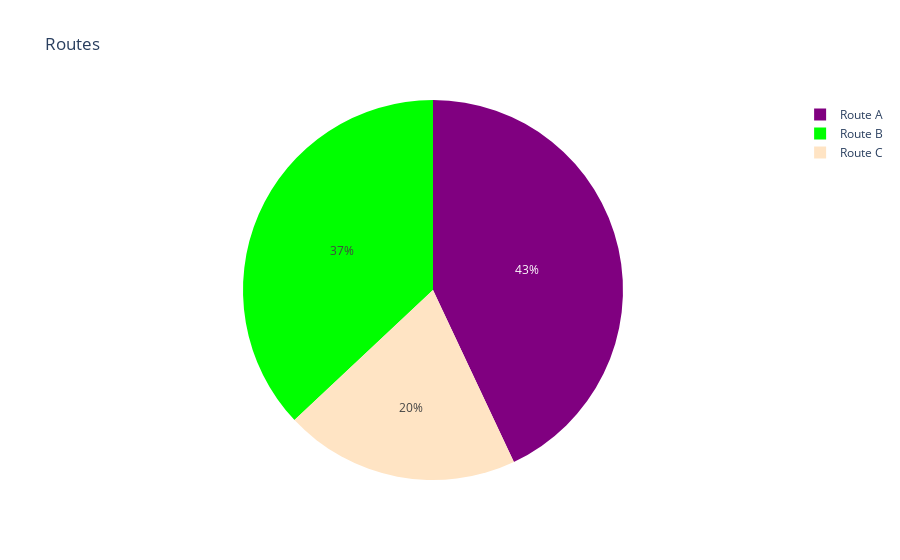

Here is the notebook cell this chart was saved with:
### Code cell
plt.figure(figsize=(8,8))
plt.subplot(4, 2, 1)
Route['revenue_generated'].sum().sort_values(ascending=False).plot.bar(figsize=(12,14), title="Revenue")

plt.subplot(4, 2, 2)
Route['order_quantities'].sum().sort_values(ascending=False).plot.bar(figsize=(12,14), title="Total Order")

plt.subplot(4, 2, 3)
Route['costs'].sum().sort_values(ascending=False).plot.bar(figsize=(12,14), title="Tranportation Costs")

plt.subplot(4, 2, 4)

Route['shipping_times'].mean().sort_values(ascending=False).plot.bar(figsize=(12,14), title="Avg.Shipping Time")

plt.tight_layout()
plt.show()


data_Routes=df.groupby(['routes'])['sku'].count().reset_index(name='number_of_products_sold').sort_values(by= 'number_of_products_sold', ascending= False)
px.pie(data_Routes, values='number_of_products_sold', names= 'routes' , title= 'Routes', 
       color='routes',
             color_discrete_map={'Route A':'purple',
                                 'Route B':'lime',
                                 'Route C':'bisque'})

### Figure 1 — Plotly figure (JSON) as saved in the notebook; plotly's stock layout.template omitted (floating-point values rounded to 4 significant figures)
{"data": [{"customdata": [["Route A"], ["Route B"], ["Route C"]], "domain": {"x": [0, 1], "y": [0, 1]}, "hovertemplate": "routes=%{customdata[0]}<br>number_of_products_sold=%{value}<extra></extra>", "labels": ["Route A", "Route B", "Route C"], "legendgroup": "", "marker": {"colors": ["purple", "lime", "bisque"]}, "name": "", "showlegend": true, "type": "pie", "values": [43, 37, 20]}], "layout": {"autosize": true, "legend": {"tracegroupgap": 0}, "title": {"text": "Routes"}}}
